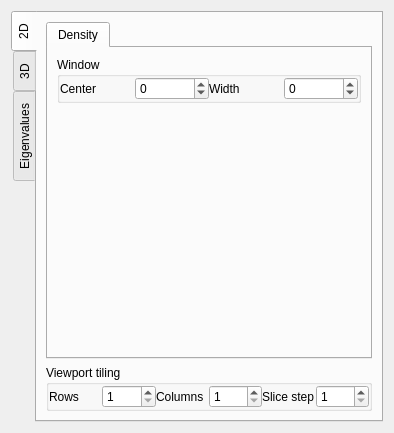
<?xml version="1.0" encoding="UTF-8"?>
<ui version="4.0">
 <class>ViewerControls</class>
 <widget class="QWidget" name="ViewerControls">
  <property name="geometry">
   <rect>
    <x>0</x>
    <y>0</y>
    <width>394</width>
    <height>433</height>
   </rect>
  </property>
  <property name="windowTitle">
   <string>Form</string>
  </property>
  <layout class="QVBoxLayout" name="verticalLayout" stretch="0">
   <item>
    <widget class="QTabWidget" name="mViewTypeTabWidget">
     <property name="tabPosition">
      <enum>QTabWidget::West</enum>
     </property>
     <property name="currentIndex">
      <number>0</number>
     </property>
     <widget class="QWidget" name="m2DTab">
      <attribute name="title">
       <string>2D</string>
      </attribute>
      <layout class="QVBoxLayout" name="verticalLayout_4">
       <item>
        <widget class="QTabWidget" name="tabWidget_2">
         <property name="currentIndex">
          <number>0</number>
         </property>
         <widget class="QWidget" name="tab_3">
          <attribute name="title">
           <string>Density</string>
          </attribute>
          <layout class="QVBoxLayout" name="verticalLayout_5">
           <item>
            <widget class="QGroupBox" name="groupBoxLUTWindow">
             <property name="title">
              <string>Window</string>
             </property>
             <layout class="QVBoxLayout" name="verticalLayout_2">
              <property name="spacing">
               <number>0</number>
              </property>
              <property name="leftMargin">
               <number>0</number>
              </property>
              <property name="topMargin">
               <number>0</number>
              </property>
              <property name="rightMargin">
               <number>0</number>
              </property>
              <property name="bottomMargin">
               <number>0</number>
              </property>
              <item>
               <layout class="QHBoxLayout" name="horizontalLayout">
                <item>
                 <widget class="QLabel" name="label">
                  <property name="text">
                   <string>Center</string>
                  </property>
                 </widget>
                </item>
                <item>
                 <widget class="QSpinBox" name="windowCenterSpinBox">
                  <property name="minimum">
                   <number>-4000</number>
                  </property>
                  <property name="maximum">
                   <number>4000</number>
                  </property>
                 </widget>
                </item>
                <item>
                 <widget class="QLabel" name="label_2">
                  <property name="text">
                   <string>Width</string>
                  </property>
                 </widget>
                </item>
                <item>
                 <widget class="QSpinBox" name="windowWidthSpinBox">
                  <property name="minimum">
                   <number>-4000</number>
                  </property>
                  <property name="maximum">
                   <number>4000</number>
                  </property>
                 </widget>
                </item>
               </layout>
              </item>
             </layout>
            </widget>
           </item>
           <item>
            <spacer name="verticalSpacer_2">
             <property name="orientation">
              <enum>Qt::Vertical</enum>
             </property>
             <property name="sizeHint" stdset="0">
              <size>
               <width>20</width>
               <height>40</height>
              </size>
             </property>
            </spacer>
           </item>
          </layout>
         </widget>
        </widget>
       </item>
       <item>
        <widget class="QGroupBox" name="groupBoxTilingSetup">
         <property name="title">
          <string>Viewport tiling</string>
         </property>
         <layout class="QVBoxLayout" name="verticalLayout_3">
          <property name="spacing">
           <number>0</number>
          </property>
          <property name="leftMargin">
           <number>0</number>
          </property>
          <property name="topMargin">
           <number>0</number>
          </property>
          <property name="rightMargin">
           <number>0</number>
          </property>
          <property name="bottomMargin">
           <number>0</number>
          </property>
          <item>
           <layout class="QHBoxLayout" name="horizontalLayout_2">
            <item>
             <widget class="QLabel" name="label_4">
              <property name="text">
               <string>Rows</string>
              </property>
             </widget>
            </item>
            <item>
             <widget class="QSpinBox" name="viewportTilesRows">
              <property name="minimum">
               <number>1</number>
              </property>
              <property name="maximum">
               <number>15</number>
              </property>
             </widget>
            </item>
            <item>
             <widget class="QLabel" name="label_6">
              <property name="text">
               <string>Columns</string>
              </property>
             </widget>
            </item>
            <item>
             <widget class="QSpinBox" name="viewportTilesCols">
              <property name="minimum">
               <number>1</number>
              </property>
              <property name="maximum">
               <number>15</number>
              </property>
             </widget>
            </item>
            <item>
             <widget class="QLabel" name="label_8">
              <property name="text">
               <string>Slice step</string>
              </property>
             </widget>
            </item>
            <item>
             <widget class="QSpinBox" name="sliceStep">
              <property name="minimum">
               <number>1</number>
              </property>
              <property name="maximum">
               <number>200</number>
              </property>
             </widget>
            </item>
           </layout>
          </item>
         </layout>
        </widget>
       </item>
      </layout>
     </widget>
     <widget class="QWidget" name="m3DTab">
      <attribute name="title">
       <string>3D</string>
      </attribute>
      <layout class="QVBoxLayout" name="verticalLayout_6">
       <item>
        <widget class="QTabWidget" name="tabWidget_3">
         <property name="currentIndex">
          <number>0</number>
         </property>
         <widget class="QWidget" name="tab">
          <attribute name="title">
           <string>Transfer Function</string>
          </attribute>
          <layout class="QGridLayout" name="gridLayout_3">
           <item row="0" column="0">
            <widget class="QCheckBox" name="mEnablePreintegratedTFCheckBox">
             <property name="text">
              <string>Enable preintegrated transfer function</string>
             </property>
            </widget>
           </item>
          </layout>
         </widget>
         <widget class="QWidget" name="tab_5">
          <attribute name="title">
           <string>MIP</string>
          </attribute>
         </widget>
         <widget class="QWidget" name="tab_6">
          <attribute name="title">
           <string>Density</string>
          </attribute>
         </widget>
         <widget class="QWidget" name="tab_7">
          <attribute name="title">
           <string>Isosurface</string>
          </attribute>
          <layout class="QGridLayout" name="gridLayout_2" columnstretch="0,0">
           <item row="1" column="0" colspan="2">
            <widget class="IsoSurfacesSetupWidget" name="mIsoSurfacesSetup" native="true"/>
           </item>
          </layout>
         </widget>
        </widget>
       </item>
       <item>
        <widget class="QGroupBox" name="volumeRestrictionsGroupBox">
         <property name="title">
          <string>View volume restrictions</string>
         </property>
         <property name="checkable">
          <bool>true</bool>
         </property>
         <property name="checked">
          <bool>true</bool>
         </property>
         <layout class="QGridLayout" name="gridLayout">
          <item row="0" column="0">
           <widget class="QLabel" name="label_7">
            <property name="text">
             <string>X interval</string>
            </property>
           </widget>
          </item>
          <item row="0" column="1">
           <widget class="QDoubleSpinBox" name="xIntervalASpinBox">
            <property name="minimum">
             <double>-2.000000000000000</double>
            </property>
            <property name="maximum">
             <double>1.000000000000000</double>
            </property>
            <property name="singleStep">
             <double>0.050000000000000</double>
            </property>
           </widget>
          </item>
          <item row="0" column="2">
           <widget class="QDoubleSpinBox" name="xIntervalBSpinBox">
            <property name="maximum">
             <double>3.000000000000000</double>
            </property>
            <property name="singleStep">
             <double>0.050000000000000</double>
            </property>
            <property name="value">
             <double>1.000000000000000</double>
            </property>
           </widget>
          </item>
          <item row="1" column="0">
           <widget class="QLabel" name="label_3">
            <property name="text">
             <string>Y interval</string>
            </property>
           </widget>
          </item>
          <item row="1" column="1">
           <widget class="QDoubleSpinBox" name="yIntervalASpinBox">
            <property name="minimum">
             <double>-2.000000000000000</double>
            </property>
            <property name="maximum">
             <double>1.000000000000000</double>
            </property>
            <property name="singleStep">
             <double>0.050000000000000</double>
            </property>
           </widget>
          </item>
          <item row="1" column="2">
           <widget class="QDoubleSpinBox" name="yIntervalBSpinBox">
            <property name="maximum">
             <double>3.000000000000000</double>
            </property>
            <property name="singleStep">
             <double>0.050000000000000</double>
            </property>
            <property name="value">
             <double>1.000000000000000</double>
            </property>
           </widget>
          </item>
          <item row="2" column="0">
           <widget class="QLabel" name="label_5">
            <property name="text">
             <string>Z interval</string>
            </property>
           </widget>
          </item>
          <item row="2" column="1">
           <widget class="QDoubleSpinBox" name="zIntervalASpinBox">
            <property name="minimum">
             <double>-2.000000000000000</double>
            </property>
            <property name="maximum">
             <double>1.000000000000000</double>
            </property>
            <property name="singleStep">
             <double>0.050000000000000</double>
            </property>
           </widget>
          </item>
          <item row="2" column="2">
           <widget class="QDoubleSpinBox" name="zIntervalBSpinBox">
            <property name="maximum">
             <double>3.000000000000000</double>
            </property>
            <property name="singleStep">
             <double>0.050000000000000</double>
            </property>
            <property name="value">
             <double>1.000000000000000</double>
            </property>
           </widget>
          </item>
          <item row="3" column="1" colspan="2">
           <widget class="QPushButton" name="volumeRestrictionsResetButton">
            <property name="text">
             <string>Reset</string>
            </property>
           </widget>
          </item>
         </layout>
        </widget>
       </item>
       <item>
        <widget class="QGroupBox" name="groupBox">
         <property name="title">
          <string>Cut planes</string>
         </property>
         <property name="checkable">
          <bool>true</bool>
         </property>
         <property name="checked">
          <bool>false</bool>
         </property>
        </widget>
       </item>
      </layout>
     </widget>
     <widget class="QWidget" name="tab_2">
      <attribute name="title">
       <string>Eigenvalues</string>
      </attribute>
      <layout class="QGridLayout" name="gridLayout_5">
       <item row="1" column="0">
        <widget class="QRadioButton" name="satosVesselessRadioButton">
         <property name="text">
          <string>Sato's vesselness</string>
         </property>
        </widget>
       </item>
       <item row="4" column="0">
        <widget class="QRadioButton" name="customVesselnessRadioButton">
         <property name="text">
          <string>Custom</string>
         </property>
        </widget>
       </item>
       <item row="2" column="0">
        <widget class="QRadioButton" name="kollersVesselnessRadioButton">
         <property name="text">
          <string>Koller's vesselness</string>
         </property>
        </widget>
       </item>
       <item row="0" column="0">
        <widget class="QRadioButton" name="franghisVesselnessRadioButton">
         <property name="text">
          <string>Franghi's vesselness</string>
         </property>
        </widget>
       </item>
       <item row="3" column="0">
        <widget class="QRadioButton" name="objectnessRadioButton">
         <property name="text">
          <string>Objectness</string>
         </property>
        </widget>
       </item>
       <item row="0" column="1">
        <widget class="QDoubleSpinBox" name="alphaSpinBox">
         <property name="toolTip">
          <string>Alpha</string>
         </property>
         <property name="singleStep">
          <double>0.100000000000000</double>
         </property>
         <property name="value">
          <double>0.500000000000000</double>
         </property>
        </widget>
       </item>
       <item row="1" column="1">
        <widget class="QDoubleSpinBox" name="betaSpinBox">
         <property name="toolTip">
          <string>Beta</string>
         </property>
         <property name="singleStep">
          <double>0.100000000000000</double>
         </property>
         <property name="value">
          <double>0.500000000000000</double>
         </property>
        </widget>
       </item>
       <item row="2" column="1">
        <widget class="QDoubleSpinBox" name="gammaSpinBox">
         <property name="toolTip">
          <string>Gamma</string>
         </property>
         <property name="singleStep">
          <double>0.100000000000000</double>
         </property>
         <property name="value">
          <double>2.000000000000000</double>
         </property>
        </widget>
       </item>
       <item row="3" column="1">
        <widget class="QComboBox" name="objectnessComboBox">
         <property name="toolTip">
          <string>Objectness type</string>
         </property>
         <property name="currentIndex">
          <number>1</number>
         </property>
         <item>
          <property name="text">
           <string>Blobs</string>
          </property>
         </item>
         <item>
          <property name="text">
           <string>Vessels</string>
          </property>
         </item>
         <item>
          <property name="text">
           <string>Plates</string>
          </property>
         </item>
        </widget>
       </item>
      </layout>
     </widget>
    </widget>
   </item>
  </layout>
 </widget>
 <customwidgets>
  <customwidget>
   <class>IsoSurfacesSetupWidget</class>
   <extends>QWidget</extends>
   <header>MedV4D/GUI/widgets/IsoSurfacesSetupWidget.h</header>
   <container>1</container>
  </customwidget>
 </customwidgets>
 <resources/>
 <connections>
  <connection>
   <sender>xIntervalASpinBox</sender>
   <signal>valueChanged(double)</signal>
   <receiver>ViewerControls</receiver>
   <slot>settingsChanged()</slot>
   <hints>
    <hint type="sourcelabel">
     <x>259</x>
     <y>169</y>
    </hint>
    <hint type="destinationlabel">
     <x>168</x>
     <y>189</y>
    </hint>
   </hints>
  </connection>
  <connection>
   <sender>yIntervalASpinBox</sender>
   <signal>valueChanged(double)</signal>
   <receiver>ViewerControls</receiver>
   <slot>settingsChanged()</slot>
   <hints>
    <hint type="sourcelabel">
     <x>259</x>
     <y>198</y>
    </hint>
    <hint type="destinationlabel">
     <x>191</x>
     <y>190</y>
    </hint>
   </hints>
  </connection>
  <connection>
   <sender>zIntervalASpinBox</sender>
   <signal>valueChanged(double)</signal>
   <receiver>ViewerControls</receiver>
   <slot>settingsChanged()</slot>
   <hints>
    <hint type="sourcelabel">
     <x>259</x>
     <y>227</y>
    </hint>
    <hint type="destinationlabel">
     <x>219</x>
     <y>190</y>
    </hint>
   </hints>
  </connection>
  <connection>
   <sender>xIntervalBSpinBox</sender>
   <signal>valueChanged(double)</signal>
   <receiver>ViewerControls</receiver>
   <slot>settingsChanged()</slot>
   <hints>
    <hint type="sourcelabel">
     <x>364</x>
     <y>169</y>
    </hint>
    <hint type="destinationlabel">
     <x>346</x>
     <y>89</y>
    </hint>
   </hints>
  </connection>
  <connection>
   <sender>yIntervalBSpinBox</sender>
   <signal>valueChanged(double)</signal>
   <receiver>ViewerControls</receiver>
   <slot>settingsChanged()</slot>
   <hints>
    <hint type="sourcelabel">
     <x>364</x>
     <y>198</y>
    </hint>
    <hint type="destinationlabel">
     <x>346</x>
     <y>123</y>
    </hint>
   </hints>
  </connection>
  <connection>
   <sender>zIntervalBSpinBox</sender>
   <signal>valueChanged(double)</signal>
   <receiver>ViewerControls</receiver>
   <slot>settingsChanged()</slot>
   <hints>
    <hint type="sourcelabel">
     <x>364</x>
     <y>227</y>
    </hint>
    <hint type="destinationlabel">
     <x>346</x>
     <y>153</y>
    </hint>
   </hints>
  </connection>
  <connection>
   <sender>windowCenterSpinBox</sender>
   <signal>valueChanged(int)</signal>
   <receiver>ViewerControls</receiver>
   <slot>settingsChanged()</slot>
   <hints>
    <hint type="sourcelabel">
     <x>205</x>
     <y>91</y>
    </hint>
    <hint type="destinationlabel">
     <x>136</x>
     <y>0</y>
    </hint>
   </hints>
  </connection>
  <connection>
   <sender>windowWidthSpinBox</sender>
   <signal>valueChanged(int)</signal>
   <receiver>ViewerControls</receiver>
   <slot>settingsChanged()</slot>
   <hints>
    <hint type="sourcelabel">
     <x>361</x>
     <y>95</y>
    </hint>
    <hint type="destinationlabel">
     <x>311</x>
     <y>0</y>
    </hint>
   </hints>
  </connection>
  <connection>
   <sender>volumeRestrictionsGroupBox</sender>
   <signal>toggled(bool)</signal>
   <receiver>ViewerControls</receiver>
   <slot>settingsChanged()</slot>
   <hints>
    <hint type="sourcelabel">
     <x>138</x>
     <y>168</y>
    </hint>
    <hint type="destinationlabel">
     <x>4</x>
     <y>76</y>
    </hint>
   </hints>
  </connection>
  <connection>
   <sender>volumeRestrictionsResetButton</sender>
   <signal>clicked()</signal>
   <receiver>ViewerControls</receiver>
   <slot>resetVolumeRestrictions()</slot>
   <hints>
    <hint type="sourcelabel">
     <x>364</x>
     <y>254</y>
    </hint>
    <hint type="destinationlabel">
     <x>100</x>
     <y>220</y>
    </hint>
   </hints>
  </connection>
  <connection>
   <sender>viewportTilesRows</sender>
   <signal>valueChanged(int)</signal>
   <receiver>ViewerControls</receiver>
   <slot>settingsChanged()</slot>
   <hints>
    <hint type="sourcelabel">
     <x>133</x>
     <y>299</y>
    </hint>
    <hint type="destinationlabel">
     <x>0</x>
     <y>24</y>
    </hint>
   </hints>
  </connection>
  <connection>
   <sender>viewportTilesCols</sender>
   <signal>valueChanged(int)</signal>
   <receiver>ViewerControls</receiver>
   <slot>settingsChanged()</slot>
   <hints>
    <hint type="sourcelabel">
     <x>244</x>
     <y>299</y>
    </hint>
    <hint type="destinationlabel">
     <x>0</x>
     <y>56</y>
    </hint>
   </hints>
  </connection>
  <connection>
   <sender>sliceStep</sender>
   <signal>valueChanged(int)</signal>
   <receiver>ViewerControls</receiver>
   <slot>settingsChanged()</slot>
   <hints>
    <hint type="sourcelabel">
     <x>371</x>
     <y>299</y>
    </hint>
    <hint type="destinationlabel">
     <x>345</x>
     <y>33</y>
    </hint>
   </hints>
  </connection>
  <connection>
   <sender>mViewTypeTabWidget</sender>
   <signal>currentChanged(int)</signal>
   <receiver>ViewerControls</receiver>
   <slot>settingsChanged()</slot>
   <hints>
    <hint type="sourcelabel">
     <x>12</x>
     <y>147</y>
    </hint>
    <hint type="destinationlabel">
     <x>6</x>
     <y>432</y>
    </hint>
   </hints>
  </connection>
  <connection>
   <sender>franghisVesselnessRadioButton</sender>
   <signal>toggled(bool)</signal>
   <receiver>ViewerControls</receiver>
   <slot>settingsChanged()</slot>
   <hints>
    <hint type="sourcelabel">
     <x>121</x>
     <y>87</y>
    </hint>
    <hint type="destinationlabel">
     <x>196</x>
     <y>216</y>
    </hint>
   </hints>
  </connection>
  <connection>
   <sender>satosVesselessRadioButton</sender>
   <signal>toggled(bool)</signal>
   <receiver>ViewerControls</receiver>
   <slot>settingsChanged()</slot>
   <hints>
    <hint type="sourcelabel">
     <x>121</x>
     <y>170</y>
    </hint>
    <hint type="destinationlabel">
     <x>196</x>
     <y>216</y>
    </hint>
   </hints>
  </connection>
  <connection>
   <sender>kollersVesselnessRadioButton</sender>
   <signal>toggled(bool)</signal>
   <receiver>ViewerControls</receiver>
   <slot>settingsChanged()</slot>
   <hints>
    <hint type="sourcelabel">
     <x>121</x>
     <y>255</y>
    </hint>
    <hint type="destinationlabel">
     <x>196</x>
     <y>216</y>
    </hint>
   </hints>
  </connection>
  <connection>
   <sender>customVesselnessRadioButton</sender>
   <signal>toggled(bool)</signal>
   <receiver>ViewerControls</receiver>
   <slot>settingsChanged()</slot>
   <hints>
    <hint type="sourcelabel">
     <x>121</x>
     <y>340</y>
    </hint>
    <hint type="destinationlabel">
     <x>196</x>
     <y>216</y>
    </hint>
   </hints>
  </connection>
  <connection>
   <sender>alphaSpinBox</sender>
   <signal>valueChanged(QString)</signal>
   <receiver>ViewerControls</receiver>
   <slot>settingsChanged()</slot>
   <hints>
    <hint type="sourcelabel">
     <x>290</x>
     <y>170</y>
    </hint>
    <hint type="destinationlabel">
     <x>196</x>
     <y>216</y>
    </hint>
   </hints>
  </connection>
  <connection>
   <sender>betaSpinBox</sender>
   <signal>valueChanged(QString)</signal>
   <receiver>ViewerControls</receiver>
   <slot>settingsChanged()</slot>
   <hints>
    <hint type="sourcelabel">
     <x>290</x>
     <y>255</y>
    </hint>
    <hint type="destinationlabel">
     <x>196</x>
     <y>216</y>
    </hint>
   </hints>
  </connection>
  <connection>
   <sender>gammaSpinBox</sender>
   <signal>valueChanged(QString)</signal>
   <receiver>ViewerControls</receiver>
   <slot>settingsChanged()</slot>
   <hints>
    <hint type="sourcelabel">
     <x>290</x>
     <y>340</y>
    </hint>
    <hint type="destinationlabel">
     <x>196</x>
     <y>216</y>
    </hint>
   </hints>
  </connection>
  <connection>
   <sender>objectnessComboBox</sender>
   <signal>currentIndexChanged(int)</signal>
   <receiver>ViewerControls</receiver>
   <slot>settingsChanged()</slot>
   <hints>
    <hint type="sourcelabel">
     <x>290</x>
     <y>287</y>
    </hint>
    <hint type="destinationlabel">
     <x>196</x>
     <y>216</y>
    </hint>
   </hints>
  </connection>
  <connection>
   <sender>objectnessRadioButton</sender>
   <signal>toggled(bool)</signal>
   <receiver>ViewerControls</receiver>
   <slot>settingsChanged()</slot>
   <hints>
    <hint type="sourcelabel">
     <x>121</x>
     <y>287</y>
    </hint>
    <hint type="destinationlabel">
     <x>196</x>
     <y>216</y>
    </hint>
   </hints>
  </connection>
 </connections>
 <slots>
  <slot>settingsChanged()</slot>
  <slot>resetVolumeRestrictions()</slot>
 </slots>
</ui>
